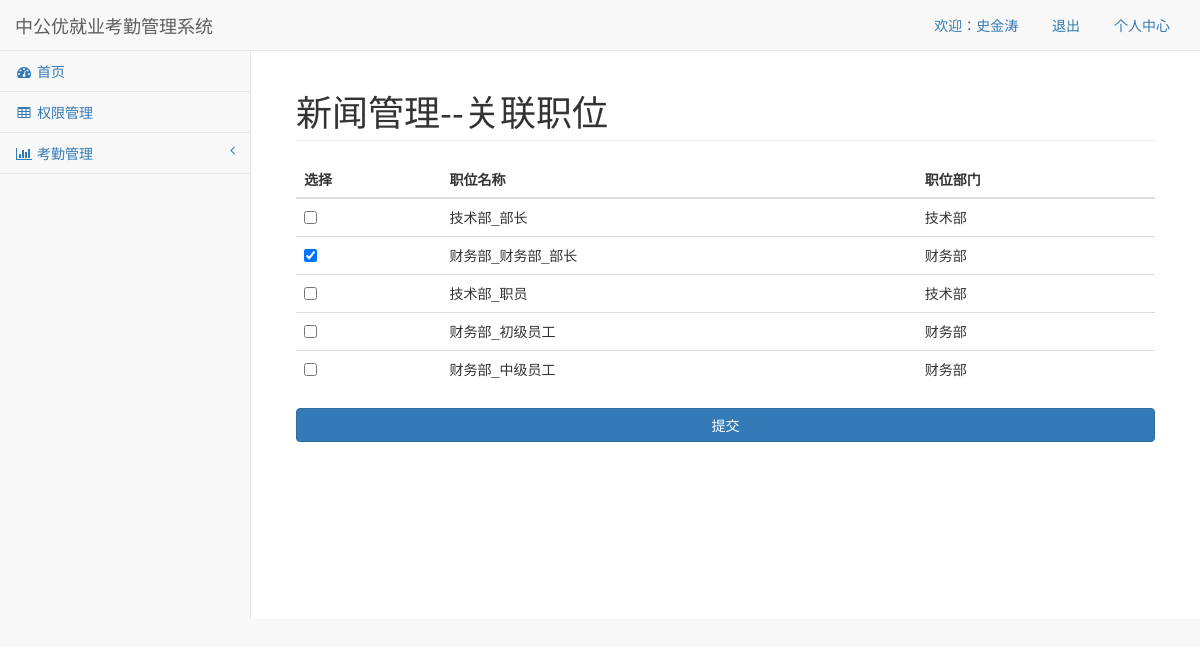
The page /position_permission/?id=1 (signed in) on the database its author committed.
### models.py (models this page shows, shortened)
class Base(db.Model):
    __abstract__ = True
    id = db.Column(db.Integer,primary_key=True,autoincrement=True)

class Person(Base):
    __tablename__ = "person"
    name = db.Column(db.String(32),nullable=False)
    password = db.Column(db.String(32),nullable=False)
    nickname = db.Column(db.String(32),nullable=True)
    gender = db.Column(db.String(32),nullable=True)
    age = db.Column(db.Integer,nullable=True)
    job_num = db.Column(db.String(32),nullable=True)
    phone = db.Column(db.String(32),nullable=True)
    email = db.Column(db.String(32),nullable=True)
    picture = db.Column(db.String(64),nullable=True)
    address = db.Column(db.String(64),nullable=True)
    score = db.Column(db.Float,nullable=True)
    position_id = db.Column(db.Integer,db.ForeignKey("position.id"))
    positions = db.relationship("Position",backref="person")

class Permission(Base):
    __tablename__ = "permission"
    name = db.Column(db.String(32)) # 权限名称
    desc = db.Column(db.Text) # 权限描述
    positions = db.relationship("Position",
                                backref="permission",
                                secondary=permission_position)

class Position(Base):
    __tablename__ = "position"
    name = db.Column(db.String(32),nullable=True)  # 职位名称
    level = db.Column(db.Integer) # 职级  1,2,3
    Department_id = db.Column(db.Integer,db.ForeignKey("department.id"))

class Department(Base):
    __tablename__ = "department"
    name = db.Column(db.String(32)) # 部门名称
    desc = db.Column(db.Text) # 部门描述
    positions = db.relationship("Position",backref="dept")

### views.py (the view, shortened to what this page needs)
@app.route('/position_permission/', methods=['GET', 'POST'])
def position_permission():
    if request.method == 'GET':
        per_id = request.args.get('id')
        permission_obj = Permission.query.get(per_id)
        per_obj = Permission.query.get(per_id)
        pos_list = per_obj.positions
        pos_id_list = []
        for pos_obj in pos_list:
            pos_id_list.append(pos_obj.id)
        pos_obj_list = Position.query.all()
        return render_template('position_permission.html', pos_obj_list=pos_obj_list, per_id=per_id,
                               pos_id_list=pos_id_list,permission_obj=permission_obj)

### views.py (called while the page is built)
@app.add_template_global
def aa():
    result = {
        'news': False,
        'renshi': False
    }
    person_id = request.cookies.get('person_id')
    person_obj = Person.query.get(person_id)
    pos_obj = person_obj.positions  # 职位对象
    permission_obj_list = pos_obj.permission  # 权限对象。
    for permission_obj in permission_obj_list:
        if permission_obj.name == '新闻管理':
            result['news'] = True
        if permission_obj.name == '人事管理':
            result['renshi'] = True
        if permission_obj.name == '考勤管理':
            result['kaoqin'] = True
    return result

### templates/position_permission.html (shortened to what this page needs)
{% extends "base.html" %}
{% block contain_title %}
    {{ permission_obj.name }}--关联职位
{% endblock %}
{% block contain %}
                <div class="row">
                <div class="col-lg-12">
                    <form method="post" action="/position_permission/">
                        <table class="table">
                            <thead>
                            <tr>
                                <th>选择</th>
                                <th>职位名称</th>
                                <th>职位部门</th>
                            </tr>
                            </thead>
                            <tbody>
{% for pos_obj in pos_obj_list %}
                {% if pos_obj.id in pos_id_list %}
                    <tr>
                        <td>
                            <input type="checkbox" checked name="position_ids" value="{{ pos_obj.id }}">
                        </td>
                        <td>{{ pos_obj.dept.name }}_{{ pos_obj.name }}</td>
                        <td>{{ pos_obj.dept.name }}</td>
                    </tr>
                {% else %}
                    <tr>
                        <td>
                            <input type="checkbox" name="position_ids" value="{{ pos_obj.id }}">
                        </td>
                        <td>{{ pos_obj.name }}</td>
                        <td>{{ pos_obj.dept.name }}</td>
                    </tr>
                {% endif %}
            {% endfor %}
</tbody>
                        </table>
                        <button class="btn btn-primary btn-block">提交</button>
                    </form>
                </div>
            </div>
{% endblock %}

### templates/base.html (shortened to what this page needs)
<!DOCTYPE html>
<html lang="en">
<head>
    <link href="../static/lib/sb-admin/vendor/bootstrap/css/bootstrap.min.css" rel="stylesheet">
    <link href="../static/lib/sb-admin/vendor/metisMenu/metisMenu.min.css" rel="stylesheet">
    <link href="../static/lib/sb-admin/dist/css/sb-admin-2.css" rel="stylesheet">
    <link href="../static/lib/sb-admin/vendor/font-awesome/css/font-awesome.min.css" rel="stylesheet" type="text/css">
    <link href="../static/css/index.css" rel="stylesheet" type="text/css">
</head>
<body>
<div id="wrapper">
    <nav class="navbar navbar-default navbar-static-top" role="navigation" style="margin-bottom: 0">
        <div class="navbar-header">
            <a class="navbar-brand" href="./base.html">中公优就业考勤管理系统</a>
        </div>
        <ul class="nav navbar-top-links navbar-right">
            <li>
                <a>欢迎：<span>{{ request.cookies.get("person_name") }}</span></a>
            </li>
            <li>
                <a href="/exit/">退出</a>
            </li>
            <li>
                <a href="./profile.html">个人中心</a>
            </li>
        </ul>
        <div class="navbar-default sidebar" role="navigation">
            <div class="sidebar-nav navbar-collapse">
                <ul class="nav" id="side-menu">
                    <li>
                        <a href="/index/"><i class="fa fa-dashboard fa-fw"></i> 首页</a>
                    </li>
                    <li>
                        <a href="/permission/"><i class="fa fa-table fa-fw"></i> 权限管理</a>
                    </li>
{% if aa().kaoqin == True %}
                    <li>
                        <a href="#"><i class="fa fa-bar-chart-o fa-fw"></i> 考勤管理<span class="fa arrow"></span></a>
                    </li>
                {% endif %}
                </ul>
            </div>
        </div>
    </nav>
    <div id="page-wrapper">
        <div class="container-fluid">
            <div class="row">
                <div class="col-lg-12">
                    <h1 class="page-header">{% block contain_title %}首页{% endblock %}</h1>
                </div>
            </div>
        {% block contain %}{% endblock %}
        </div>
    </div>
</div>
</body>
</html>

### rows shown on the page
Person: cookies.get "史金涛"
Permission: name "新闻管理"
Position: name "技术部_部长", dept.name "技术部"
Position: dept.name "财务部", name "财务部_部长"
Position: name "技术部_职员", dept.name "技术部"
Position: name "财务部_初级员工", dept.name "财务部"
Position: name "财务部_中级员工", dept.name "财务部"
